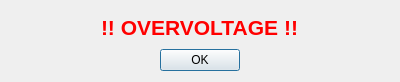
<?xml version="1.0" encoding="UTF-8"?>
<ui version="4.0">
 <class>OverVccDialog</class>
 <widget class="QDialog" name="OverVccDialog">
  <property name="geometry">
   <rect>
    <x>0</x>
    <y>0</y>
    <width>400</width>
    <height>82</height>
   </rect>
  </property>
  <property name="windowTitle">
   <string>Overvoltage</string>
  </property>
  <layout class="QVBoxLayout" name="verticalLayout">
   <item>
    <layout class="QHBoxLayout" name="horizontalLayout">
     <item>
      <spacer name="horizontalSpacer">
       <property name="orientation">
        <enum>Qt::Horizontal</enum>
       </property>
       <property name="sizeHint" stdset="0">
        <size>
         <width>40</width>
         <height>20</height>
        </size>
       </property>
      </spacer>
     </item>
     <item>
      <widget class="QLabel" name="label_2">
       <property name="text">
        <string/>
       </property>
       <property name="pixmap">
        <pixmap resource="shupitoicons.qrc">:/icons/warning</pixmap>
       </property>
      </widget>
     </item>
     <item>
      <widget class="QLabel" name="label">
       <property name="palette">
        <palette>
         <active>
          <colorrole role="WindowText">
           <brush brushstyle="SolidPattern">
            <color alpha="255">
             <red>255</red>
             <green>0</green>
             <blue>0</blue>
            </color>
           </brush>
          </colorrole>
         </active>
         <inactive>
          <colorrole role="WindowText">
           <brush brushstyle="SolidPattern">
            <color alpha="255">
             <red>255</red>
             <green>0</green>
             <blue>0</blue>
            </color>
           </brush>
          </colorrole>
         </inactive>
         <disabled>
          <colorrole role="WindowText">
           <brush brushstyle="SolidPattern">
            <color alpha="255">
             <red>145</red>
             <green>142</green>
             <blue>139</blue>
            </color>
           </brush>
          </colorrole>
         </disabled>
        </palette>
       </property>
       <property name="font">
        <font>
         <pointsize>16</pointsize>
         <weight>75</weight>
         <bold>true</bold>
        </font>
       </property>
       <property name="text">
        <string>!! OVERVOLTAGE !!</string>
       </property>
      </widget>
     </item>
     <item>
      <widget class="QLabel" name="label_3">
       <property name="text">
        <string/>
       </property>
       <property name="pixmap">
        <pixmap resource="shupitoicons.qrc">:/icons/warning</pixmap>
       </property>
      </widget>
     </item>
     <item>
      <spacer name="horizontalSpacer_2">
       <property name="orientation">
        <enum>Qt::Horizontal</enum>
       </property>
       <property name="sizeHint" stdset="0">
        <size>
         <width>40</width>
         <height>20</height>
        </size>
       </property>
      </spacer>
     </item>
    </layout>
   </item>
   <item>
    <widget class="QDialogButtonBox" name="buttonBox">
     <property name="orientation">
      <enum>Qt::Horizontal</enum>
     </property>
     <property name="standardButtons">
      <set>QDialogButtonBox::Ok</set>
     </property>
     <property name="centerButtons">
      <bool>true</bool>
     </property>
    </widget>
   </item>
  </layout>
 </widget>
 <resources>
  <include location="shupitoicons.qrc"/>
 </resources>
 <connections>
  <connection>
   <sender>buttonBox</sender>
   <signal>accepted()</signal>
   <receiver>OverVccDialog</receiver>
   <slot>accept()</slot>
   <hints>
    <hint type="sourcelabel">
     <x>248</x>
     <y>254</y>
    </hint>
    <hint type="destinationlabel">
     <x>157</x>
     <y>274</y>
    </hint>
   </hints>
  </connection>
  <connection>
   <sender>buttonBox</sender>
   <signal>rejected()</signal>
   <receiver>OverVccDialog</receiver>
   <slot>reject()</slot>
   <hints>
    <hint type="sourcelabel">
     <x>316</x>
     <y>260</y>
    </hint>
    <hint type="destinationlabel">
     <x>286</x>
     <y>274</y>
    </hint>
   </hints>
  </connection>
 </connections>
</ui>
